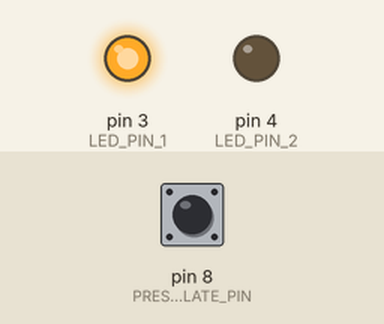
Simulated run of this sketch. Board: Arduino Uno, built with avr-gcc and run on an emulated ATmega328P. On the bench: output pins drawn as LEDs (lit = HIGH). The test bench sets the inputs (shaded band); at power-on: pin 8 (PRESSURE_PLATE_PIN) HIGH. EEPROM starts erased; what the sketch prints to the serial monitor is not drawn.

Above: at 1.2 s.
1.3 s: pin 8 (PRESSURE_PLATE_PIN) pulled LOW for 0.15 s
At 2.9 s:
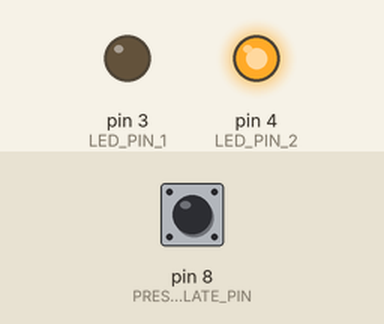
3.3 s: pin 8 (PRESSURE_PLATE_PIN) pulled LOW for 3.2 s
At 7.9 s:
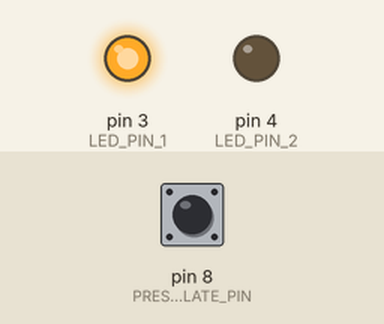
Timing chart, 0 to 9.4 s (numbered marks = the images above; inputs shaded):
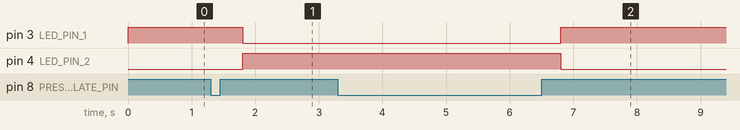

Measured:
- after the input at 1.3 s, pin 3 (LED_PIN_1): HIGH → LOW after 0.50 s; pin 4 (LED_PIN_2): LOW → HIGH after 0.50 s
- after the input at 3.3 s, pin 3 (LED_PIN_1): LOW → HIGH after 3.5 s; pin 4 (LED_PIN_2): HIGH → LOW after 3.5 s

The sketch:

pressure_plate_LEDs_changecolor_EEPROM.ino
```cpp
#include <EEPROM.h> //Internal space

#define PRESSURE_PLATE_PIN    8
#define LED_PIN_1             3
#define LED_PIN_2             4

// variables will change:
int buttonState = 0;         // variable for reading the pushbutton status
int ledToShine = 1;
int EEPROMadress = 0;

void setup() {
  Serial.begin(9600);
  pinMode(LED_PIN_1, OUTPUT);
  pinMode(LED_PIN_2, OUTPUT);
  pinMode(PRESSURE_PLATE_PIN, INPUT_PULLUP);

  int pressedAmount = EEPROM.read(0);

  Serial.print(pressedAmount);
  Serial.print("\n");
}

void loop(){
  // read the state of the pushbutton value:
  buttonState = digitalRead(PRESSURE_PLATE_PIN);

  // check if the pushbutton is pressed.
  if (buttonState == LOW) {
    delay(500); //evtl ein count stattdessen?
    if(buttonState == LOW){
      //still low?
       if(ledToShine == 1){
       ledToShine++;
       //Write to EEPROM
       int pressedAmount = EEPROM.read(0);
       EEPROM.write(0, pressedAmount + 1);
      }
      else{
       ledToShine--;
      }
    }

  }
  else {
     if(ledToShine == 1){
      digitalWrite(LED_PIN_1, HIGH);
      digitalWrite(LED_PIN_2, LOW);
      }
     if(ledToShine == 2){
      digitalWrite(LED_PIN_1, LOW);
      digitalWrite(LED_PIN_2, HIGH);
     }
  }
}

void countPressed(){
  int pressedAmount = EEPROM.read(EEPROMadress);
  Serial.print("pressedAmount");

  //If the data in the EEPROM address is 255, meaning an overflow will happening, start to use a new address
  if(pressedAmount >= 255){
     EEPROMadress = EEPROMadress++;
    if (EEPROMadress == EEPROM.length()) {
      EEPROMadress = 0;
      Serial.print("EEPROM is full");
   }
  }
  else{
    EEPROM.write(EEPROMadress, pressedAmount + 1);
  }
}

 void readPressed(){
  Serial.print("Read: " + EEPROMadress);
  int pressedAmount = 0;
   for(int i = 0; i <= EEPROMadress; i++){
    pressedAmount = EEPROM.read(i);
    Serial.print("Address " + EEPROMadress);
    Serial.print(pressedAmount);
   }
 }
```
